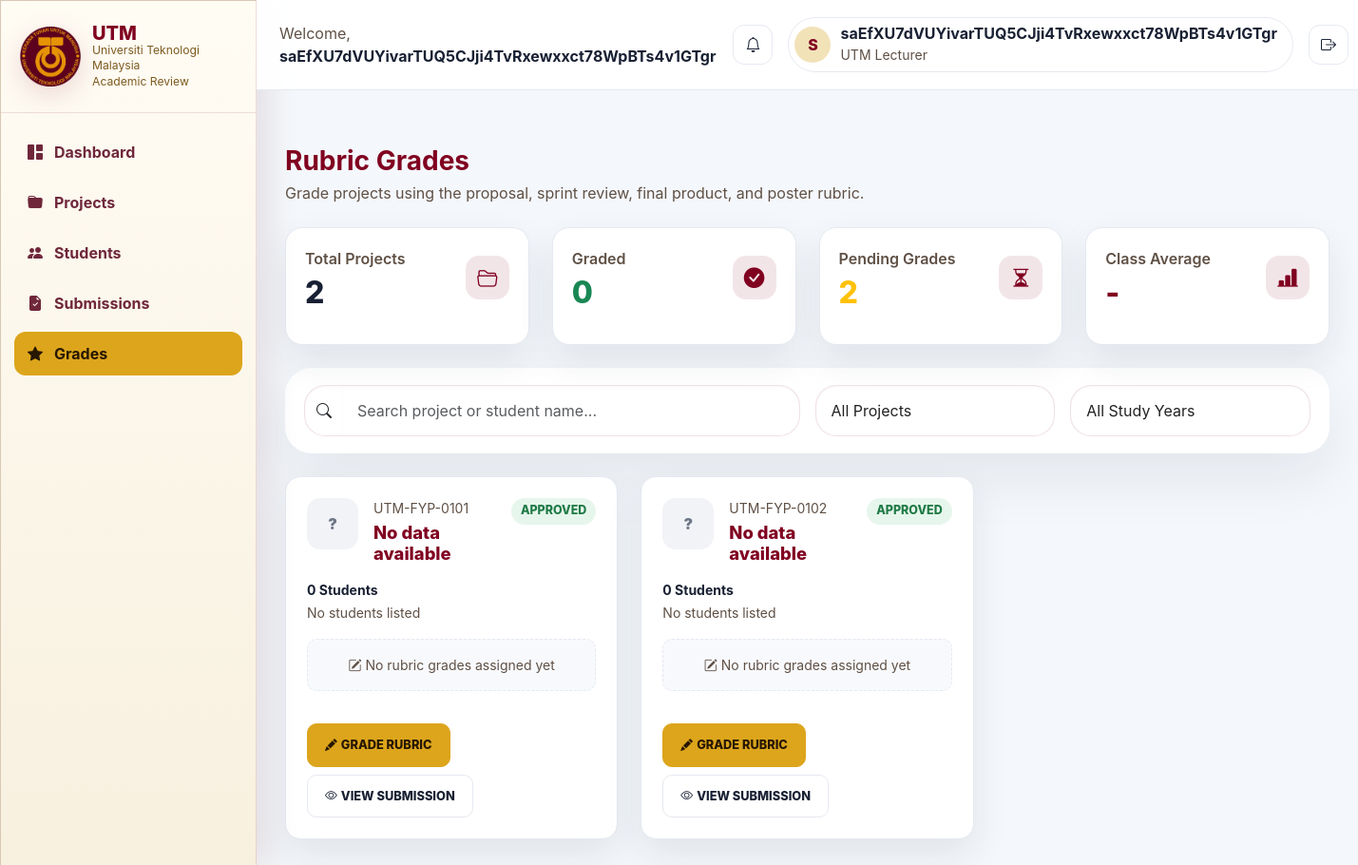
The page /lecturer/lecturer_grades.php (signed in) on the database its author committed.
### tables this page shows
CREATE TABLE projects (
  project_id INTEGER PRIMARY KEY AUTOINCREMENT,
  title_encrypted TEXT NOT NULL,
  description_encrypted TEXT,
  lecturer_id INTEGER REFERENCES users(user_id),
  study_year INTEGER CHECK (study_year BETWEEN 1 AND 5),
  created_at DATETIME DEFAULT CURRENT_TIMESTAMP
, category_encrypted TEXT, progress_percentage INTEGER NOT NULL DEFAULT 0);

### database/encryption.php (called while the page is built, shortened)
<?php
function getEncryptionKey(): string {
    $key = bin2hex(random_bytes(32));
    return $key;
}
function decryptData(string $encoded): string {
    $key = hex2bin(getEncryptionKey());
    $data = base64_decode($encoded);
    $iv = substr($data, 0, 12);
    $tag = substr($data, 12, 16);
    $ciphertext = substr($data, 28);
    $result = openssl_decrypt($ciphertext, 'aes-256-gcm', $key, OPENSSL_RAW_DATA, $iv, $tag, '');
    if ($result === false) {
        throw new RuntimeException('Decryption failed');
    }
    return $result;
}

### lecturer/lecturer_grades.php (the view, shortened to what this page needs)
<?php
require_once __DIR__ . '/../database/db.php';
function e($value): string
{
    return htmlspecialchars((string) $value, ENT_QUOTES, 'UTF-8');
}
function decryptValue(?string $value): string
{
    try {
        return decryptData($value);
    } catch (Throwable $error) {
        return '';
    }
}
function rubricMaxTotal(array $rubric): float
{
    $total = 0.0;
    foreach ($rubric as $section) {
        foreach ($section['criteria'] as $criterion) {
            $total += (float) $criterion['max'];
        }
    }
    return $total;
}
function formatScore(float $score): string
{
    return rtrim(rtrim(number_format($score, 2), '0'), '.');
}
function sectionMax(array $section): float
{
    return array_sum(array_map(static fn($criterion) => (float) $criterion['max'], $section['criteria']));
}
$rubric = rubricDefinition();
$rubricMaxTotal = rubricMaxTotal($rubric);
$lecturerId = (int) ($_SESSION['user_id'] ?? 0);
$flashMessage = '';
$projects = [];
$statusLabels = ['pending' => 'Pending', 'approved' => 'Approved', 'rejected' => 'Rejected'];
try {
    $stmt = $db->prepare(
        "SELECT p.project_id, p.title_encrypted, p.study_year, p.created_at,
                s.submitted_at, s.status
         FROM projects p
         LEFT JOIN submissions s ON s.submission_id = (
             SELECT submission_id FROM submissions
             WHERE project_id = p.project_id
             ORDER BY submitted_at DESC
             LIMIT 1
         )
         WHERE p.lecturer_id = ?
         ORDER BY p.project_id ASC"
    );
    $stmt->execute([$lecturerId]);
    $projectRows = $stmt->fetchAll(PDO::FETCH_ASSOC);
    foreach ($projectRows as $row) {
        $students = [];
        $marks = null;
        $projects[] = [
            'id' => (int) $row['project_id'],
            'code' => 'UTM-FYP-' . str_pad((string) $row['project_id'], 4, '0', STR_PAD_LEFT),
            'title' => decryptValue($row['title_encrypted'] ?? '') ?: 'No data available',
            'study_year' => $row['study_year'] ?? '',
            'status' => $row['status'] ?: 'pending',
            'submitted_at' => $row['submitted_at'] ?? null,
            'students' => $students,
            'marks' => $marks,
        ];
    }
} catch (Throwable $error) {
    $flashMessage = $flashMessage ?: 'Unable to load grade data.';
    $flashType = 'danger';
}
$totalProjects = count($projects);
$gradedProjects = count(array_filter($projects, static fn($project) => $project['marks'] !== null));
$pendingGrades = $totalProjects - $gradedProjects;
$avgTotal = $gradedProjects > 0
    ? round(array_sum(array_map(
        static fn($project) => (float) ($project['marks']['percentage'] ?? 0),
        array_filter($projects, static fn($project) => $project['marks'] !== null)
    )) / $gradedProjects, 1)
    : 0;
?>
<?php
require_once __DIR__ . '/lecturer_header.php';
?>
        <div class="content">
            <section class="d-flex align-items-start justify-content-between flex-wrap gap-3 mb-4">
                <div>
                    <h1 class="h3 fw-bold mb-1" style="color:var(--lecturer-maroon);">Rubric Grades</h1>
                    <p class="text-muted mb-0">Grade projects using the proposal, sprint review, final product, and poster rubric.</p>
                </div>
            </section>
            <div class="row g-4 mb-4">
                <div class="col-12 col-sm-6 col-xl-3">
                    <article class="stat-card">
                        <div class="d-flex align-items-center justify-content-between gap-3">
                            <div>
                                <p class="text-muted fw-semibold mb-2">Total Projects</p>
                                <strong class="stat-value"><?= e($totalProjects) ?></strong>
                            </div>
                            <div class="stat-icon"><i class="bi bi-folder2-open"></i></div>
                        </div>
                    </article>
                </div>
                <div class="col-12 col-sm-6 col-xl-3">
                    <article class="stat-card">
                        <div class="d-flex align-items-center justify-content-between gap-3">
                            <div>
                                <p class="text-muted fw-semibold mb-2">Graded</p>
                                <strong class="stat-value text-success"><?= e($gradedProjects) ?></strong>
                            </div>
                            <div class="stat-icon"><i class="bi bi-check-circle-fill"></i></div>
                        </div>
                    </article>
                </div>
                <div class="col-12 col-sm-6 col-xl-3">
                    <article class="stat-card">
                        <div class="d-flex align-items-center justify-content-between gap-3">
                            <div>
                                <p class="text-muted fw-semibold mb-2">Pending Grades</p>
                                <strong class="stat-value text-warning"><?= e($pendingGrades) ?></strong>
                            </div>
                            <div class="stat-icon"><i class="bi bi-hourglass-split"></i></div>
                        </div>
                    </article>
                </div>
                <div class="col-12 col-sm-6 col-xl-3">
                    <article class="stat-card">
                        <div class="d-flex align-items-center justify-content-between gap-3">
                            <div>
                                <p class="text-muted fw-semibold mb-2">Class Average</p>
                                <strong class="stat-value" style="color:var(--lecturer-maroon);">
                                    <?= $gradedProjects > 0 ? e($avgTotal . '%') : '-' ?>
                                </strong>
                            </div>
                            <div class="stat-icon"><i class="bi bi-bar-chart-line-fill"></i></div>
                        </div>
                    </article>
                </div>
            </div>
            <section class="toolbar mb-4">
                <div class="row g-3 align-items-center">
                    <div class="col-12 col-lg">
                        <div class="input-group">
                            <span class="input-group-text search-control bg-white border-end-0">
                                <i class="bi bi-search"></i>
                            </span>
                            <input id="gradeSearch" class="form-control search-control border-start-0"
                                   type="search" placeholder="Search project or student name...">
                        </div>
                    </div>
                    <div class="col-12 col-sm-6 col-lg-3">
                        <select id="gradeFilter" class="form-select search-control">
                            <option value="all">All Projects</option>
                        </select>
                    </div>
                    <div class="col-12 col-sm-6 col-lg-3">
                        <select id="yearFilter" class="form-select search-control">
                            <option value="all">All Study Years</option>
                        </select>
                    </div>
                </div>
            </section>
            <?php if (!$projects): ?>
                <div class="empty-state">
                    <div><i class="bi bi-star fs-2 d-block mb-2"></i>No projects found for grading.</div>
                </div>
            <?php else: ?>
                <div class="row g-4" id="gradeGrid">
                    <?php foreach ($projects as $project):
                        $marks = $project['marks'];
                        $isGraded = $marks !== null;
                        $percentage = $isGraded ? (float) ($marks['percentage'] ?? 0) : 0;
                        $rawTotal = $isGraded ? (float) ($marks['raw_total'] ?? 0) : 0;
                        $maxTotal = $isGraded ? (float) ($marks['max_total'] ?? $rubricMaxTotal) : $rubricMaxTotal;
                        $grade = $isGraded ? gradeLabel($percentage) : null;
                        $scores = $isGraded ? ($marks['criteria_scores'] ?? []) : [];
                        $searchText = strtolower($project['title'] . ' ' . implode(' ', $project['students']));
                    ?>
                    <div class="col-12 col-lg-6 col-xxl-4 grade-item"
                         data-graded="<?= $isGraded ? 'graded' : 'ungraded' ?>"
                         data-year="<?= e($project['study_year']) ?>"
                         data-search="<?= e($searchText) ?>">
                        <article class="grade-card">
                            <div class="d-flex align-items-start justify-content-between gap-3 mb-3">
                                <div class="grade-badge grade-<?= $isGraded ? e($grade) : 'ungraded' ?>">
                                    <?= $isGraded ? e($grade) : '?' ?>
                                </div>
                                <div class="flex-grow-1 min-w-0">
                                    <small class="text-muted d-block mb-1"><?= e($project['code']) ?></small>
                                    <h2 class="project-title mb-0"><?= e($project['title']) ?></h2>
                                </div>
                                <span class="status-badge status-<?= e($project['status']) ?> flex-shrink-0">
                                    <?= e($statusLabels[$project['status']] ?? $project['status']) ?>
                                </span>
                            </div>
                            <div class="mb-3" style="font-size:.875rem; color:var(--lecturer-text); line-height:1.7;">
                                <strong><?= e(count($project['students'])) ?> Student<?= count($project['students']) !== 1 ? 's' : '' ?></strong>
                                <?php if (empty($project['students'])): ?>
                                    <div class="text-muted">No students listed</div>
                                <?php endif; ?>
                            </div>
                            <?php if ($isGraded): ?>
                                <div class="mb-3">
                                    <?php if (!empty($marks['legacy'])): ?>
                                        <div class="mb-2 text-muted" style="font-size:.82rem;">Legacy marks saved before rubric grading was added.</div>
                                    <?php else: ?>
                                        <?php foreach ($rubric as $section):
                                            $sectionMax = sectionMax($section);
                                            $sectionScore = sectionScore($section, $scores);
                                            $width = $sectionMax > 0 ? round(($sectionScore / $sectionMax) * 100) : 0;
                                        ?>
                                            <div class="mark-row">
                                                <span class="mark-label"><?= e($section['title']) ?> <small class="text-muted">/<?= e(formatScore($sectionMax)) ?></small></span>
                                                <div class="mark-bar-wrap"><div class="mark-bar" style="width:<?= e($width) ?>%"></div></div>
                                                <span class="mark-score"><?= e(formatScore($sectionScore)) ?></span>
                                            </div>
                                        <?php endforeach; ?>
                                    <?php endif; ?>
                                    <div class="d-flex align-items-center justify-content-between mt-2 pt-2"
                                         style="border-top:1px solid var(--lecturer-border);">
                                        <span class="text-muted" style="font-size:.82rem;">Total <?= e(formatScore($rawTotal)) ?> / <?= e(formatScore($maxTotal)) ?></span>
                                        <strong style="font-size:1.1rem; color:var(--lecturer-maroon);">
                                            <?= e(formatScore($percentage)) ?>% - <?= e($grade) ?>
                                        </strong>
                                    </div>
                                    <?php if (!empty($marks['saved_at'])): ?>
                                        <div class="text-muted mt-1" style="font-size:.75rem;">
                                            Last updated: <?= e(date('d/m/Y H:i', strtotime($marks['saved_at']))) ?>
                                        </div>
                                    <?php endif; ?>
                                </div>
                            <?php else: ?>
                                <div class="mb-3 p-3 text-center text-muted"
                                     style="background:#f8f9fc; border:1px dashed var(--lecturer-border); border-radius:10px; font-size:.875rem;">
                                    <i class="bi bi-pencil-square me-1"></i>No rubric grades assigned yet
                                </div>
                            <?php endif; ?>
                            <div class="action-row">
                                <button class="btn btn-assign"
                                        type="button"
                                        data-bs-toggle="modal"
                                        data-bs-target="#marksModal"
                                        data-project-id="<?= e($project['id']) ?>"
                                        data-project-title="<?= e($project['title']) ?>"
                                        data-scores="<?= e(json_encode($scores)) ?>">
                                    <i class="bi bi-pencil-fill me-1"></i>
                                    <?= $isGraded ? 'Edit Rubric' : 'Grade Rubric' ?>
                                </button>
                                <a class="btn btn-view" href="lecturer_submissions.php">
                                    <i class="bi bi-eye me-1"></i>View Submission
                                </a>
                            </div>
                        </article>
                    </div>
                    <?php endforeach; ?>
                </div>
            <?php endif; ?>
        </div>
    </main>
</div>
</body>
</html>

### rows shown on the page
projects: code "UTM-FYP-0101", title "No data available", status "APPROVED", count($project['students']) "0"
projects: code "UTM-FYP-0102", title "No data available", status "APPROVED", count($project['students']) "0"

### other values the page prints
$lecturerName "saEfXU7dVUYivarTUQ5CJji4TvRxewxxct78WpBTs4v1GTgr"
$lecturerInitials "S"
$totalProjects "2"
$gradedProjects "0"
$pendingGrades "2"
